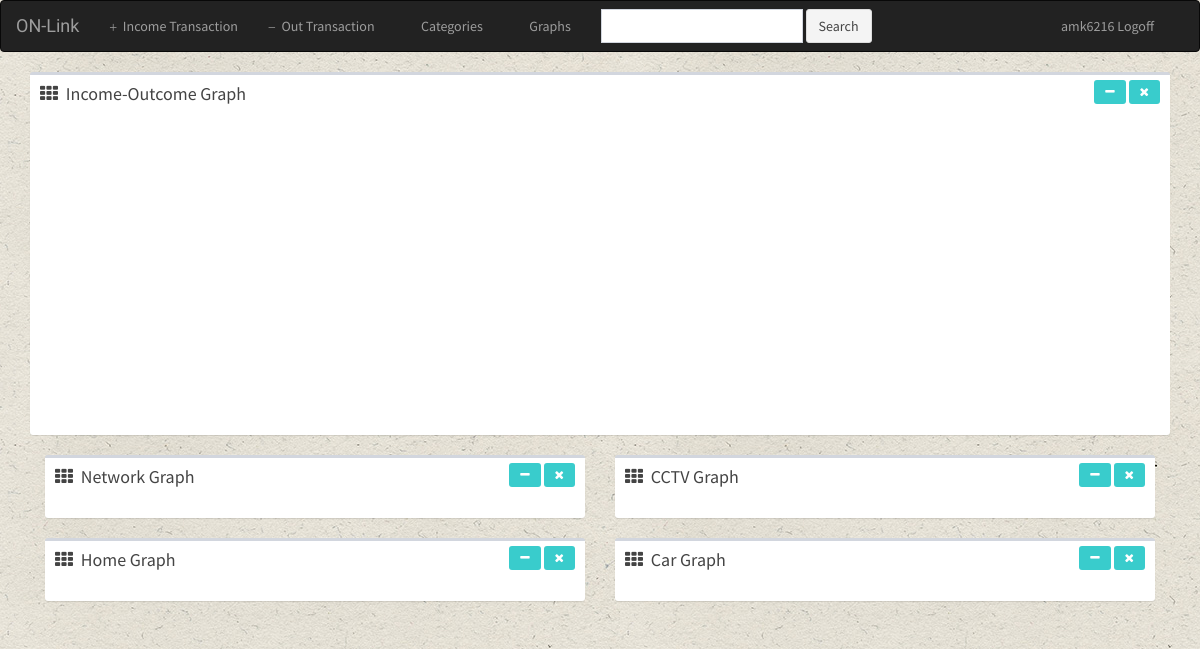
/basic/graphs/ (signed in), run on the app's committed database.
### basic/models.py (models this page shows, shortened)
class Category(models.Model):
	user = models.ForeignKey(User,on_delete = models.CASCADE,default = 1)
	name = models.CharField(max_length = 64)

### basic/views.py (the view)
def detailed_graph(request):
	if not request.user.is_authenticated():
		return render(request, 'basic/login.html')
	else:
		overall_report = overall_graph(request)
		main_cat = Category.objects.filter(user=request.user)
		graphs = {}
		now = date.today()
		for main in main_cat:
			sub = SubCategory.objects.filter(user=request.user, parent=main)
			monthly_list = []
			for x in range(1,13):
				in_total = 0
				out_total = 0
				for s in sub:
					report = []
					in_trans = InTransaction.objects.filter(user=request.user,date__month = x,sub_cat= s)
					out_trans = OutTransaction.objects.filter(user=request.user,date__month = x,sub_cat= s)
					in_total = in_total + calculate_monthly_total(in_trans)
					out_total = out_total + calculate_monthly_total(out_trans)
				if x > now.month:
					break;
				monthly_list.append({x:[in_total, out_total]})
			new_item = {main.name: monthly_list}
			graphs.update(new_item)
		context={'graphs':graphs,'overall_report':overall_report}
		return render(request,'basic/detailed_graph.html',context)

### basic/views.py (called while the page is built)
def overall_graph(request):
		overall_report = []
		for x in range(1,13):
			in_trans = InTransaction.objects.filter(user=request.user, date__month= x)
			total_in = calculate_monthly_total(in_trans)
			out_trans = OutTransaction.objects.filter(user=request.user, date__month= x)
			total_out = calculate_monthly_total(out_trans)
			now = date.today()
			if x > now.month :
				break;
			new_item = [x,total_in,total_out]
			overall_report.append(new_item)
		return overall_report

def calculate_monthly_total(trans):
	total = 0
	for x in trans:
		total = total + x.amount
	return total

### basic/templates/basic/detailed_graph.html (shortened to what this page needs)
{% extends 'basic/base.html' %}
{% block body %}
<div class="container">
<div class="box">
      <div class="box-header">
            <i class="fa fa-th"></i>
                    <h3 class="box-title">Income-Outcome Graph</h3>
            <div class="box-tools pull-right">
                <button type="button" class="btn bg-teal btn-sm" data-widget="collapse"><i class="fa fa-minus"></i>
                </button>
                <button type="button" class="btn bg-teal btn-sm" data-widget="remove"><i class="fa fa-times"></i>
                </button>
            </div>
      </div>
      <div class="box-body chart-responsive">
              <div class="chart" id="line-chart" style="height: 300px;"></div>
      </div>
</div>
{% for subcategory, stats in graphs.items %}
<div class="col-md-6">
<div class="box">
      <div class="box-header">
            <i class="fa fa-th"></i>
                    <h3 class="box-title">{{subcategory}} Graph</h3>
            <div class="box-tools pull-right">
                <button type="button" class="btn bg-teal btn-sm" data-widget="collapse"><i class="fa fa-minus"></i>
                </button>
                <button type="button" class="btn bg-teal btn-sm" data-widget="remove"><i class="fa fa-times"></i>
                </button>
            </div>
      </div>
      <div class="box-body chart-responsive">
      </div>
</div>
</div>
{% endfor %}
</div>
{% endblock %}

### basic/templates/basic/base.html (shortened to what this page needs)
<html>
	<head>
		{% load staticfiles %}
		<link rel="stylesheet" type="text/css" href="{% static 'basic/style.css' %}">
		  <link rel="stylesheet" href="{% static 'basic/bootstrap/css/bootstrap.min.css' %}">
		  <link rel="stylesheet" href="https://cdnjs.cloudflare.com/ajax/libs/font-awesome/4.5.0/css/font-awesome.min.css">
		  <link rel="stylesheet" href="https://cdnjs.cloudflare.com/ajax/libs/ionicons/2.0.1/css/ionicons.min.css">
		  <link rel="stylesheet" href="{% static 'basic/plugins/datatables/dataTables.bootstrap.css' %}">
  		  <link rel="stylesheet" href="{% static 'basic/plugins/morris/morris.css' %}">
		  <link rel="stylesheet" href="{% static 'basic/dist/css/AdminLTE.min.css' %}">
		  <link rel="stylesheet" href="{% static 'basic/dist/css/skins/_all-skins.min.css' %}">
	</head>
	<body>
		<div class="navbar navbar-inverse">
			<div class="container-fluid">
				<div class="navbar-header">
					<a href="{% url 'basic:index' %}" class="navbar-brand">ON-Link</a>
				</div>
				<div class="navbar-collapse collapse" id="topNavBar">
					<ul class="nav navbar-nav">
						<li><a href="{% url 'basic:addincome' %}"><span class="glyphicon glyphicon-plus" aria-hidden="true"></span>&nbsp;  Income Transaction</a></li>
						<li><a href="{% url 'basic:addoutcome' %}"><span class="glyphicon glyphicon-minus" aria-hidden="true"></span>&nbsp;  Out Transaction</a></li>
						<li>
							<a href="{% url 'basic:category_index' %}">
								<span class="glyphicon glyphicon-th" aria-hidden="true"></span>&nbsp; Categories
							</a>
						</li>
						<li>
							<a href="{% url 'basic:graphs' %}">
								<span class="glyphicon glyphicon-stats" aria-hidden="true"></span>&nbsp; Graphs
							</a>
						</li>
					</ul>
					<form class="navbar-form navbar-left" role="search" method="get" action="#">
						<div class="form-group">
							<input type="text" class="form-control" name="q" value="">
						</div>
						<button type="submit" class="btn btn-default">Search</button>
					</form>
					<ul class="nav navbar-nav pull-right">
						<li><a href="{% url 'basic:logout_user' %}"><span class="glyphicon glyphicon-user" aria-hidder="true"></span>&nbsp;{{user}} Logoff </a></li>
					</ul>
				</div>
			</div>
		</div>
		{% block body %}
		{% endblock %}
	</body>
</html>

### basic/static/basic/style.css (style rules this page uses)
body { background: url("images/bg.jpg") ; }
.navbar { border-radius: 0; }
.navbar-brand { font-family: 'Satisfy',cursive; }

### data on the page
Category: graphs "Network"
Category: graphs "CCTV"
Category: graphs "Home"
Category: graphs "Car"

### other printed values
{{ user }} "amk6216"
